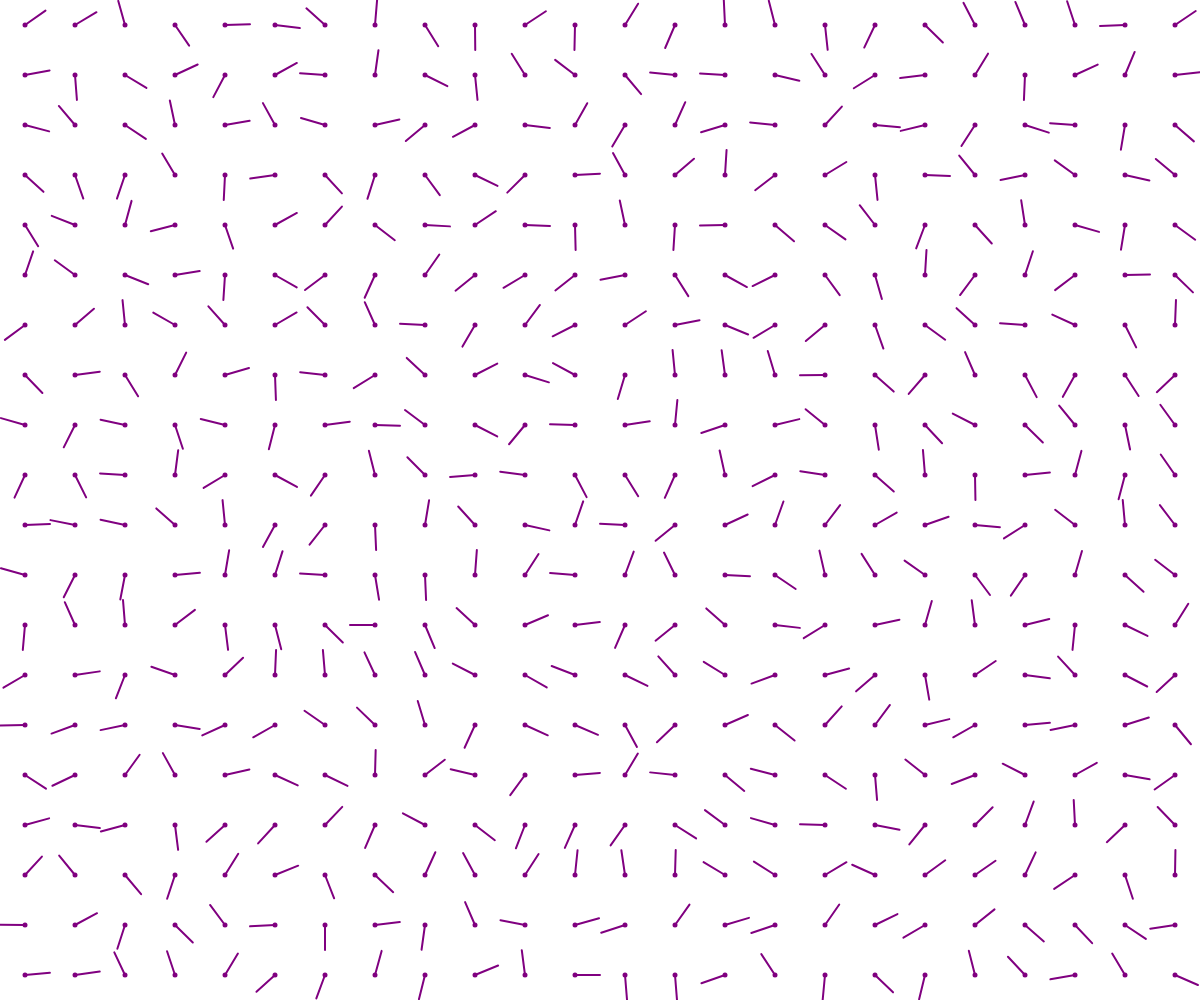
Frame 1 (no input)
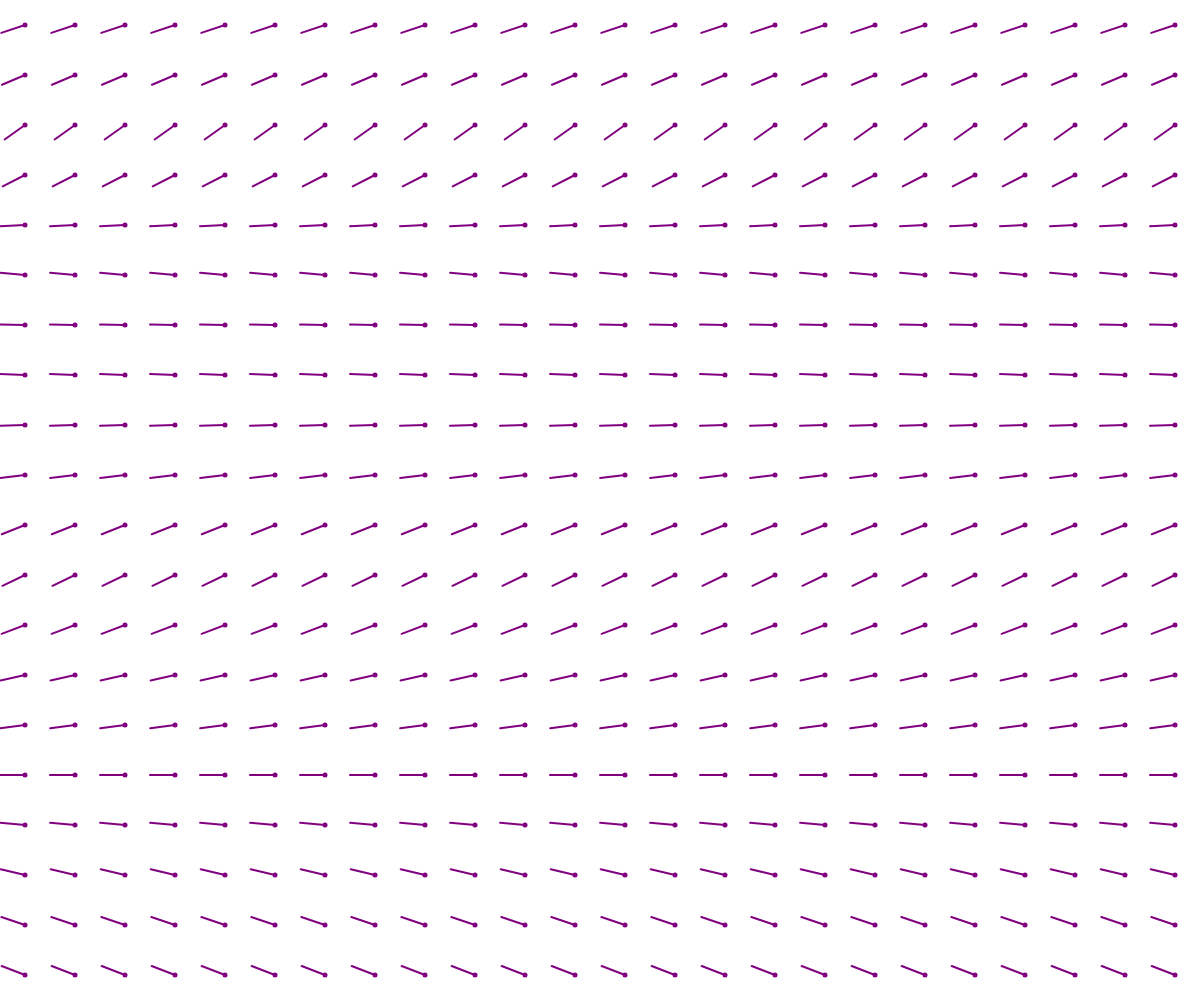
Frame 60 (no input)
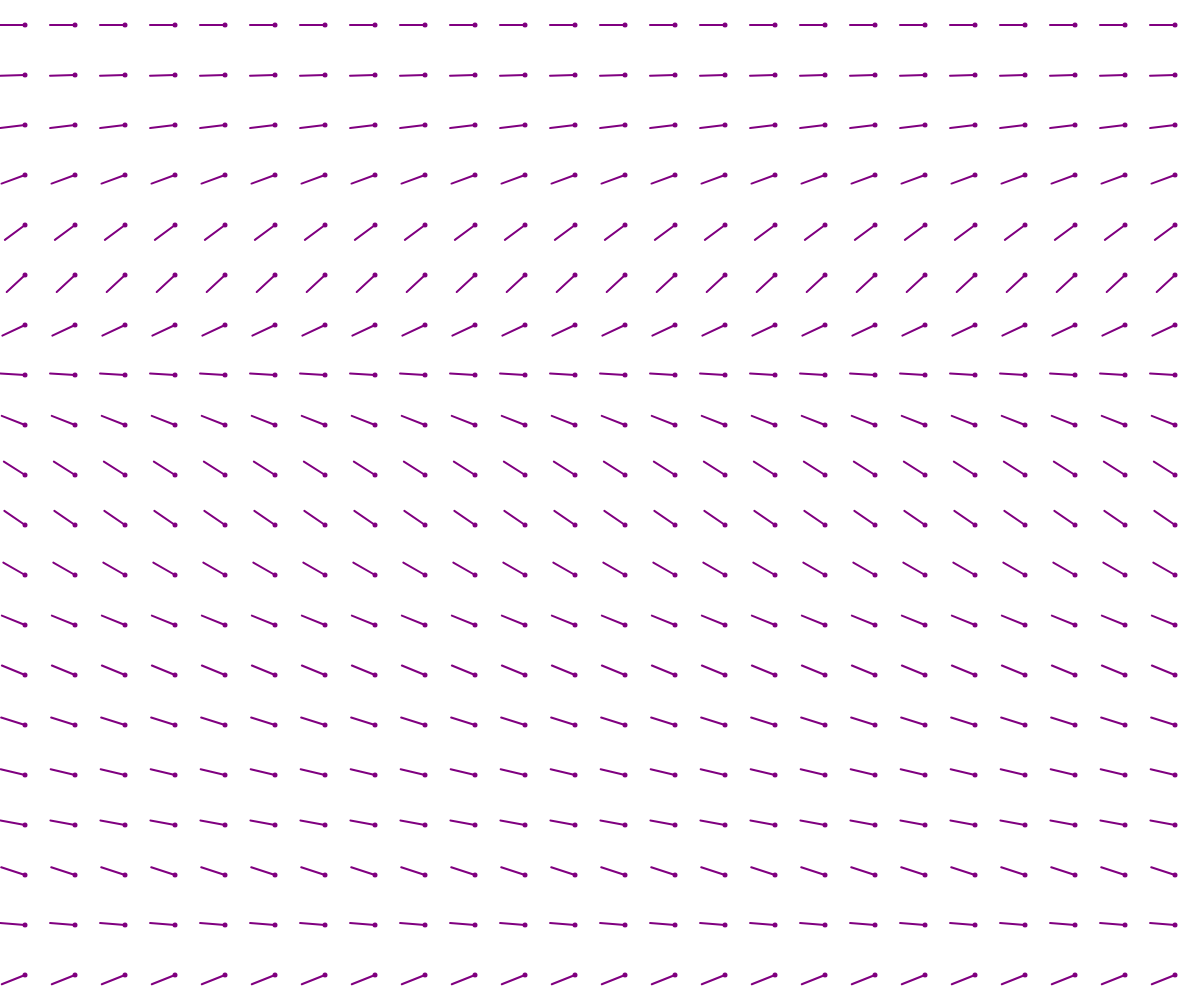
Frame 120 (the mouse pressed at the canvas centre since frame 60)

The p5.js sketch that drew these frames (run headless with seeded random() and noise() and a simulated clock; from frame 60 on, the mouse is pressed at the canvas centre):

// p5.js sketch
// ── sketch.js


let flowfield;
function draw_grid() {
  for (let row = 0; row < flowfield.rows; row++)
    line(0, row * flowfield.resolution, windowWidth, row * flowfield.resolution);
  for (let column = 0; column < flowfield.cols; column++)
    line(column * flowfield.resolution, 0, column * flowfield.resolution, windowHeight);
}


function setup() {
  createCanvas(windowWidth, windowHeight);
  flowfield = new FlowField();

  draw_grid();
}



function draw() {
  background(255);
  flowfield.draw();
  flowfield.update();
}

// ── Flowfield.js

class FlowField {
    constructor() {
        this.resolution = 50;
        this.cols = floor(windowWidth / this.resolution);
        this.rows = floor(windowHeight / this.resolution);

        this.field = new Array(this.cols);
        for (let i = 0; i < this.cols; i++)
            this.field[i] = new Array(this.rows);


        for (let i = 0; i < this.cols; i++)
            for (let j = 0; j < this.rows; j++) {
                let vector = p5.Vector.random2D();
                this.field[i][j] = vector;
                console.log(vector);
            }
    }

    update() {
        noiseSeed(100);
        let noiseLevel = 255;
        let noiseScale = 0.009;
        let xoff = 0;
        for (let column = 0; column < this.cols; column++) {
            let yoff = 0;
            for (let row = 0; row < this.rows; row++) {
                let angle = map(noise(xoff, yoff, frameCount * 0.01), 0, 1, 0, TWO_PI);
                this.field[column][row] = p5.Vector.fromAngle(angle);
                yoff += 0.1;
            }
        }
        xoff += 0.1;
    }

    lookup(position) {
        let column = constrain(floor(position.x / this.resolution), 0, this.cols - 1);
        let row = constrain(floor(position.y / this.resolution), 0, this.rows - 1);
        return this.field[column][row].co[y()];
    }

    draw() {
        for (let row = 0; row < this.rows; row++) {
            for (let column = 0; column < this.cols; column++) {
                let vector = this.field[column][row];
                let x = (column * this.resolution) + (this.resolution / 2);
                let y = (row * this.resolution) + (this.resolution / 2);
                stroke('purple');
                strokeWeight(2);
                line(x, y, x + (vector.x * this.resolution / 2), y + (vector.y * this.resolution / 2));

                strokeWeight(5);
                point(x, y);
            }
        }
    }
}
